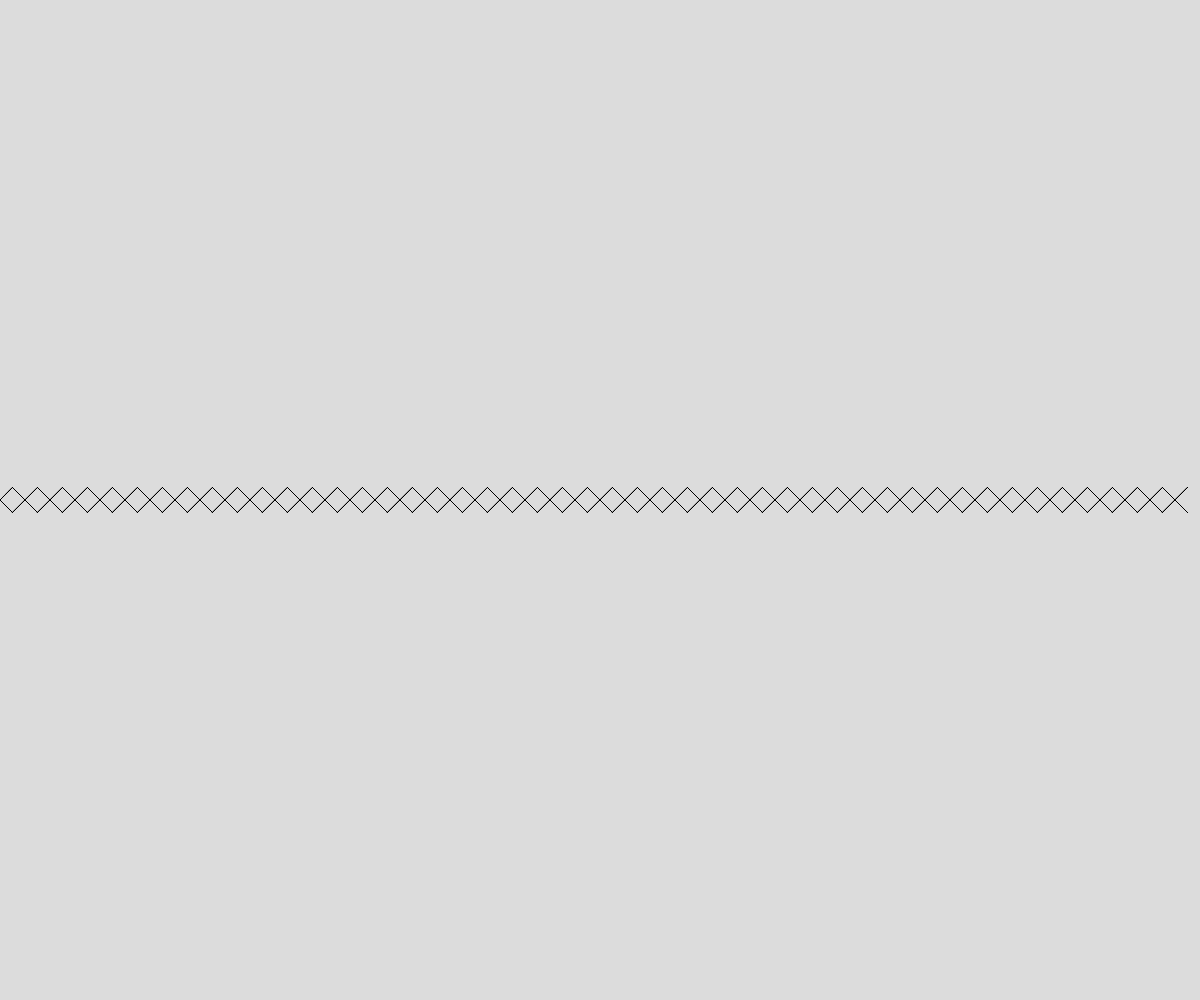
Frame 1 (no input)
Frame 60 (no input): identical to frame 1, image omitted
Frame 120 (the mouse pressed at the canvas centre since frame 60): identical to frame 1, image omitted

The p5.js sketch that drew this single still picture (run headless with seeded random() and noise() and a simulated clock; from frame 60 on, the mouse is pressed at the canvas centre):

// p5.js sketch
// ── sketch.js
// Generative Art Demo
// March 15, 2024

let tileSize = 25;
let theTiles = [];

function setup() {
  createCanvas(windowWidth, windowHeight);
  for ( let y = 0; y < height; y += tileSize) {
    for (let x = 0; x < width; x += tileSize) {
      let someTile = spawnTile(x, height/2);
      theTiles.push(someTile);
    }
  }
}


function draw() {
  background(220);

  for (let someTile of theTiles) {
    line(someTile.x1, someTile.y1, someTile.x2, someTile.y2);
  }
}

function spawnTile(x, y) {
  let choice = random(100);
  let tile;

  if (choice > 50) {
    tile = {
      x1: x - tileSize/2,
      y1: y - tileSize/2,
      x2: x + tileSize/2,
      y2: y + tileSize/2,
    };
  }
  else {
    tile = {
      x1: x - tileSize/2,
      y1: y + tileSize/2,
      x2: x + tileSize/2,
      y2: y - tileSize/2,
    };
  }

  return tile;
}
